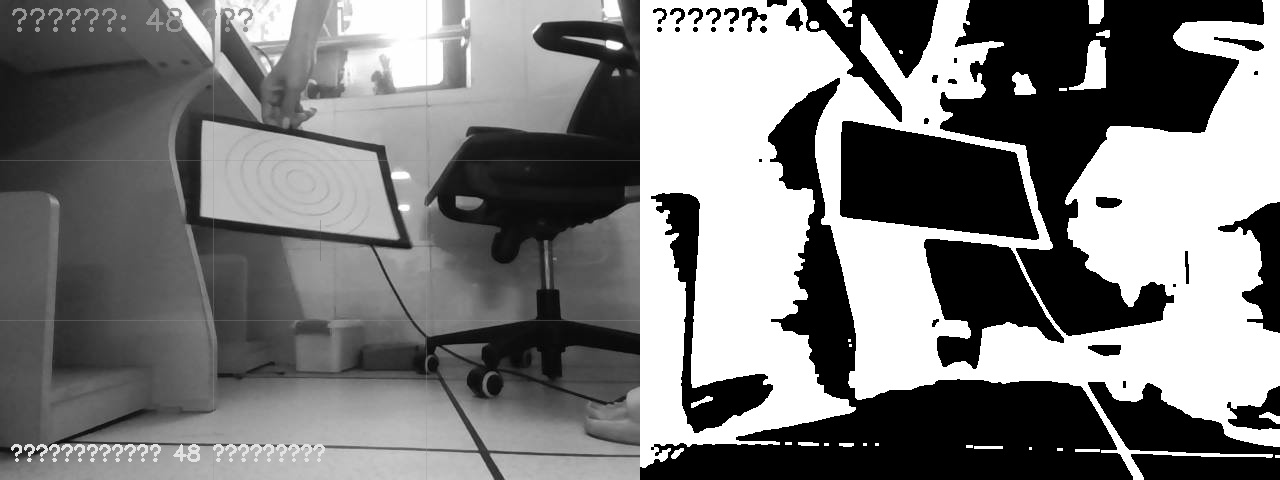
#> input picture data/images/debug/debug_012.jpg, 1280 x 480 px, given in place of the camera
$ python detector.py
#> lines starting #> are read from the running program, lines starting #| are printed output that depends on the picture; after the words box and inside, x2 and y2 are one past the last pixel; in counts of white or black regions, pixels touching at a corner belong together
### src/vision/camera.py
import cv2

class Camera:
    def __init__(self, index=0, format='MJPG', width=640, height=480, fps=30):
        self.cam = self.find_cam(index)
        self.cam.set(cv2.CAP_PROP_FOURCC, cv2.VideoWriter_fourcc(*format))
        self.cam.set(cv2.CAP_PROP_FRAME_WIDTH, width)
        self.cam.set(cv2.CAP_PROP_FRAME_HEIGHT, height)
        self.cam.set(cv2.CAP_PROP_FPS, fps)
        self.latest_frame = None
        self.has_frame = False

    def read(self):
        """
        非阻塞读取：立即返回最新帧
        如果摄像头有缓存，返回最新的一帧
        如果无新帧，返回上一次的帧
        """
        # 尝试 grab 最新帧（非阻塞）
        grabbed = self.cam.grab()

        if grabbed:
            # 有新帧，更新缓存
            ret, frame = self.cam.retrieve()
#> frame is the input picture: shape (480, 1280, 3); min 0, max 255, mean 122.7
#> ret = True
            if ret:
                self.latest_frame = frame
                self.has_frame = True
                return True, frame

        # 没有新帧，返回上一次的帧
        if self.has_frame:
            return True, self.latest_frame
        else:
            # 还没有任何帧，尝试阻塞读取一次
            ret, frame = self.cam.read()
            if ret:
                self.latest_frame = frame
                self.has_frame = True
            return ret, frame

    def read_blocking(self):
        """原始阻塞读取（保留，以备不时之需）"""
        return self.cam.read()

    def find_cam(self, index=30):
        max_tries = index + 20
        for i in range(index, max_tries):
            cam = cv2.VideoCapture(i, cv2.CAP_V4L2)
            if cam.isOpened():
                return cam
            cam.release()
        raise RuntimeError("Could not open any camera")

# [26 lines that do not run on import are left out]

### src/vision/pnp.py
# src/vision/pnp.py
import cv2
import numpy as np
import math

RAD2DEG = 180 / math.pi

class PNPSolver:
    """
    PnP 解算器：将 2D 角点 + 3D 模型 + 相机内参 → 6DOF 位姿

    输入：
        - 4 个 2D 角点（原始像素坐标，原点在图像左上角）
        - 3D 世界模型（靶心为原点）
        - 相机内参 K + 畸变系数 D

    输出：
        - tvec: 靶心在相机坐标系下的位置 (x, y, z)，单位：米
        - rvec: 靶子平面的姿态（旋转向量）
        - yaw, pitch: 云台控制角
        - distance: 靶子到相机的欧氏距离
    """

    def __init__(self, target_width=0.262, target_height=0.174):
        """
        参数：
            camera_matrix: 3x3 内参矩阵 K
            dist_coeffs:   畸变系数 (k1,k2,p1,p2,k3)
            target_width:  靶子物理宽度（米），默认 0.262
            target_height: 靶子物理高度（米），默认 0.174
        """
        self.camera_matrix = np.array([
            [581.516, 0.0,    385.208],
            [0.0,    582.147, 181.477],
            [0.0,    0.0,     1.0    ]
        ], dtype=np.float32)

        self.dist_coeffs =  np.array([
            [0.263, -0.361, -0.023, 0.052, 0.395]
        ], dtype=np.float32)

        self.W = target_width
        self.H = target_height

        # 3D 世界模型：原点在靶心，矩形在 z=0 平面
        self.object_points = self._build_object_model()

        # 状态
        self.tvec = None
        self.rvec = None
        self.success = False
        self.reprojection_error = -1.0
        self.center_projected = None  # 添加这一行

    def _build_object_model(self):
        """
        构建靶子的 3D 模型。
        原点 (0,0,0) 在靶心，z=0 为靶子平面。

        返回顺序必须与 order_points 一致：
        左上、右上、右下、左下
        """
        W_half = self.W / 2
        H_half = self.H / 2

        pts = np.array([
            [-W_half,  H_half, 0],  # 左上
            [ W_half,  H_half, 0],  # 右上
            [ W_half, -H_half, 0],  # 右下
            [-W_half, -H_half, 0]   # 左下
        ], dtype=np.float32)

        return pts

    # [109 lines left out: function solve, not called in this run]

    def is_valid(self):
        """检查上次解算是否有效"""
        return self.success

    def get_tvec(self):
        """获取靶心在相机坐标系的位置"""
        return self.tvec.copy() if self.tvec is not None else None

### src/vision/detector.py
# detector.py - 添加PNP中心显示
import cv2
import numpy as np
import math
import time
from src.vision.pnp import PNPSolver
from src.vision.camera import Camera

RAD2DEG = 180 / math.pi
DEG2RAD = math.pi / 180


# [35 lines left out: function angle_between_lines, not called in this run]


class Board:
    # [5 lines left out: function __init__, not called in this run]


class Detector:
    # [288 lines left out: functions __init__, process, order_points, compute_parallel_score, find_boards, select_board and 2 more, not called in this run]


if __name__ == "__main__":
    try:
        cam = Camera(index=3, width=640, height=480, fps=120)
    except Exception as e:
        print(f"摄像头初始化失败: {e}，尝试默认摄像头...")
        cam = Camera(index=1)

    pnp = PNPSolver()
    detector = Detector(rectangle_min_area=100, rectangle_max_area=500000, pnp_solver=pnp)

    fps = 0
    fps_last = 0
    fps_timer = time.time()

    cv2.namedWindow("Result", cv2.WINDOW_NORMAL)
    cv2.resizeWindow("Result", 640, 480)
    cv2.namedWindow("Binary", cv2.WINDOW_NORMAL)
    cv2.resizeWindow("Binary", 640, 480)

    while True:
        ret, frame = cam.read()
        if not ret:
            print("无法获取图像")
            break

        fps += 1
        if time.time() - fps_timer >= 1.0:
            fps_last = fps
            fps = 0
            fps_timer = time.time()

        cv2.putText(frame, f"FPS: {fps_last}", (10, 30),
                    cv2.FONT_HERSHEY_SIMPLEX, 0.6, (255, 255, 255), 2)
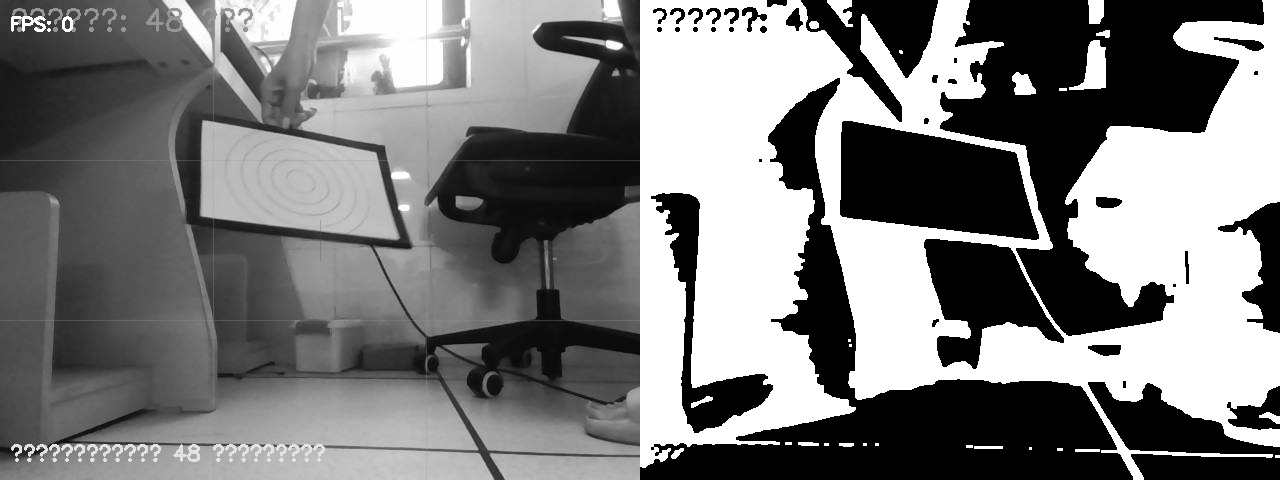
#> frame: shape (480, 1280, 3); 0.07% of pixels changed, all inside (x1, y1, x2, y2) = (11, 16, 73, 32)

        binary, board = detector.detect(frame)
#> in process, `_, binary = cv2.threshold(gray, 0, 255, cv2.THRESH_BINARY_INV + cv2.TH..`:
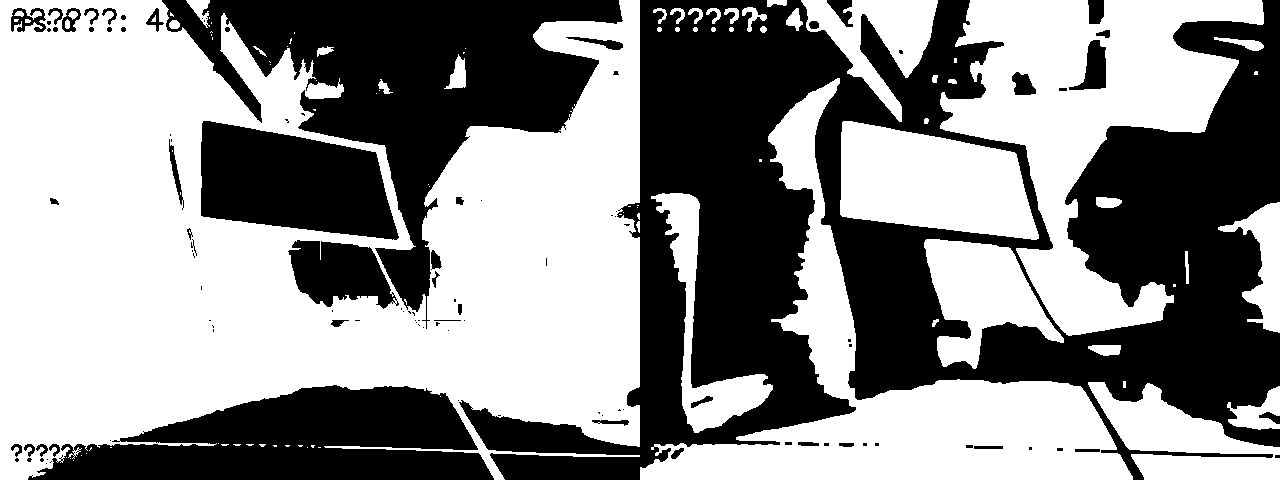
#> binary: shape (480, 1280); 55.4% white; 108 black regions (59 under 20 px)
#> in find_boards, `board_contours, hierarchy = cv2.findContours(binary, cv2.RETR_CCOMP, c..`: board_contours = 236 contours, 153 with area under 20; largest, box (x1, y1, x2, y2) and area: (0, 0, 640, 480) 217044, (940, 0, 1264, 336) 44846, (640, 78, 1133, 480) 43995, (200, 120, 400, 241) 17219, (840, 121, 1039, 240) 16757
#> the loop in find_boards, `for i, contour in enumerate(board_contours):` made 236 passes
#> after the loop in find_boards, `for i, contour in enumerate(board_contours):`: inner_contours = 139 items
#> the loop in find_boards, `for i, contour in target_contours:` made 139 passes
#> after the loop in find_boards, `for i, contour in target_contours:`: boards = []
#> board = None
        result = detector.draw_boards(frame)
#> in draw_boards, `cv2.drawMarker(result, self.frame_center, (0, 0, 255), markerType=cv2...`: result: shape (480, 1280, 3); 0.02% of pixels changed, all inside (x1, y1, x2, y2) = (629, 229, 652, 252)
#> in draw_boards, `cv2.putText(result, "No Board", (10, 30), cv2.FONT_HERSHEY_SIMPLEX, 0...`:
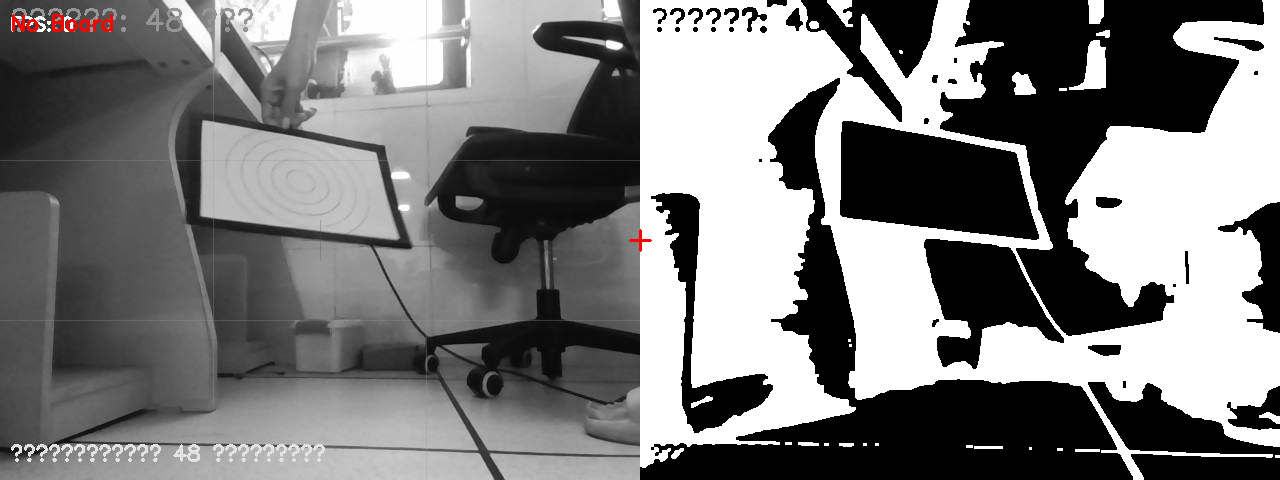
#> result: shape (480, 1280, 3); mean B, G, R 122.6, 122.6, 122.9

        cv2.imshow("Result", result)
        cv2.imshow("Binary", binary)

        key = cv2.waitKey(1) & 0xFF
#> (key q is pressed here)
        if key == ord('q'):
            break

    cam.cam.release()
    cv2.destroyAllWindows()

$ run again, on data/images/debug/debug_015.jpg
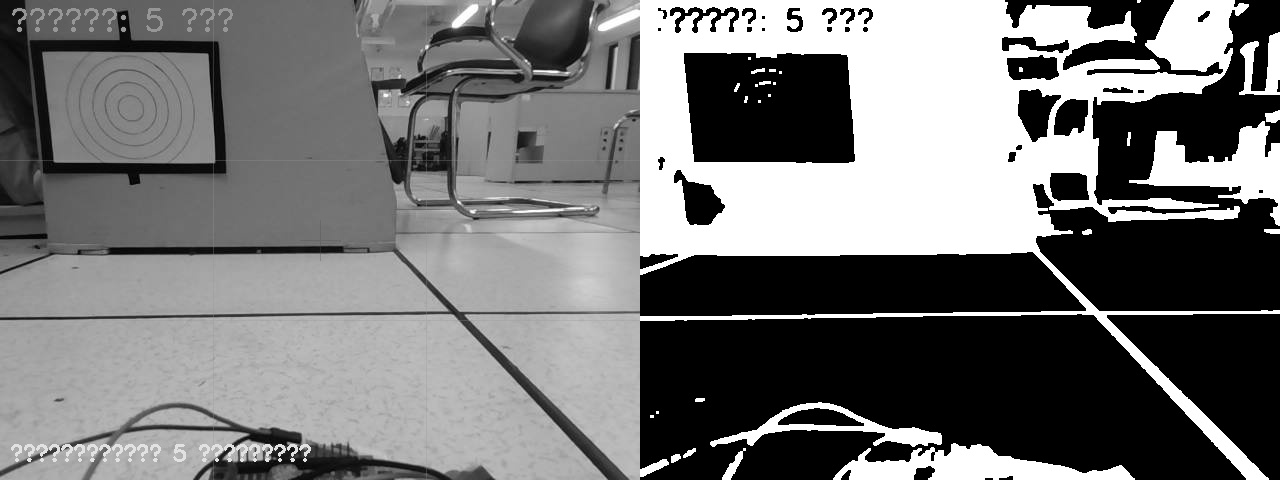
#> input picture data/images/debug/debug_015.jpg, 1280 x 480 px, given in place of the camera
#> in read, frame is the input picture: shape (480, 1280, 3); min 0, max 255, mean 116.4
#> ret = True
#> frame: shape (480, 1280, 3); 0.07% of pixels changed, all inside (x1, y1, x2, y2) = (11, 16, 73, 32)
#> in process, `_, binary = cv2.threshold(gray, 0, 255, cv2.THRESH_BINARY_INV + cv2.TH..`:
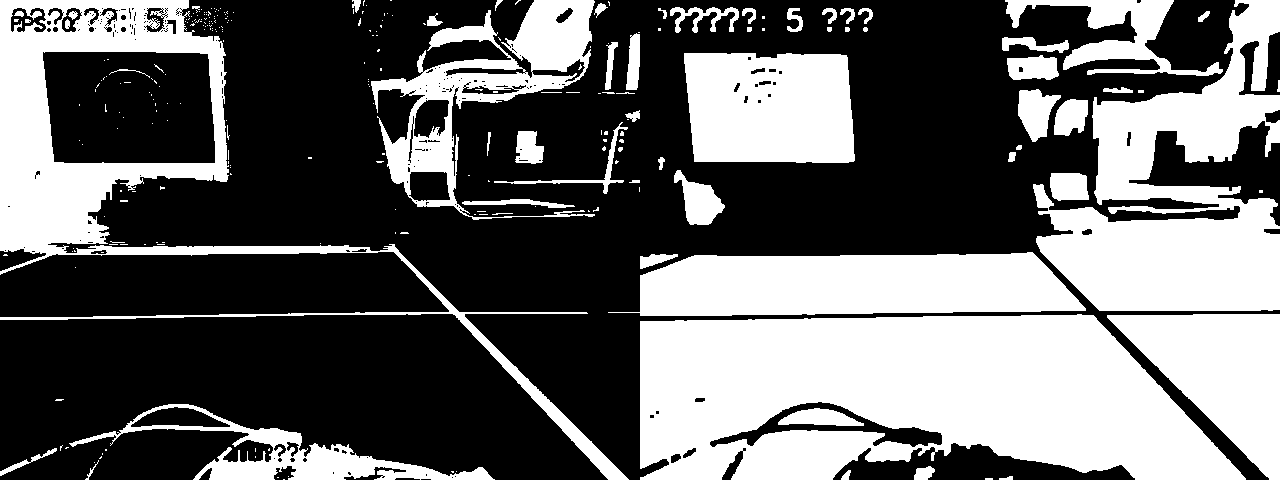
#> binary: shape (480, 1280); 40.1% white; 261 white regions (199 under 20 px)
#> board_contours = 548 contours, 456 with area under 20; largest, box (x1, y1, x2, y2) and area: (640, 314, 1246, 480) 78977, (0, 0, 629, 480) 51411, (1033, 0, 1280, 311) 37482, (608, 252, 1086, 316) 23804, (42, 51, 216, 164) 18334
#> the loop in find_boards, `for i, contour in enumerate(board_contours):` made 548 passes
#> after the loop in find_boards, `for i, contour in enumerate(board_contours):`: inner_contours = 287 items
#> the loop in find_boards, `for i, contour in target_contours:` made 287 passes
#> after the loop in find_boards, `for i, contour in target_contours:`: boards = 1 item
#> top_n = 1
#> candidates = 1 item
#> image_pts = [[42, 52], [207, 53], [215, 162], [54, 162]]
#> success = True; rvec = [-3.04, 0.0477, -0.171]; tvec = [-0.426, -0.114, 0.954]
#> reproj_points = [[41.56, 51.06], [207.4, 53.9], [214.6, 161.2], [54.41, 162.9]]
#> error = 0.97
#> center_3d = [[0, 0, 0]]
#> center_projected = [[131.3, 108.8]]
#> self.tvec = [-0.426, -0.114, 0.954]
#> self.rvec = [-3.04, 0.0477, -0.171]
#> self.reprojection_error = 0.97
#> self.center_projected = [[131.3, 108.8]]
#> x = -0.426; y = -0.114; z = 0.954
#> distance = 1.05
#> yaw = -24.06
#> pitch = 6.82
#> in solve, `result = { 'success': True, 'tvec': (x, y, z), 'rvec': tuple(self.rvec..`: result = {'success': True, 'tvec': (-0.426, -0.114, 0.954), 'rvec': (-3.04, 0.0477, -0.171), 'yaw': -24.06, 'pitch': 6.82, 'distance': 1.05, 'error': 0.97, 'center_projected': [[131.3, 108.8]]}
#> pnp_result has the same summary as result in solve
#> pts = [[42, 52], [207, 53], [215, 162], [54, 162]]
#> the loop in draw_boards, `for pt in board.points:` made 4 passes
#> self.camera_center = (511, 133)
#> offset_text = 'offset: (511.0, 133.0)'
#> in draw_boards, `cv2.putText(result, offset_text, (10, y_offset + 10), cv2.FONT_HERSHEY..`:
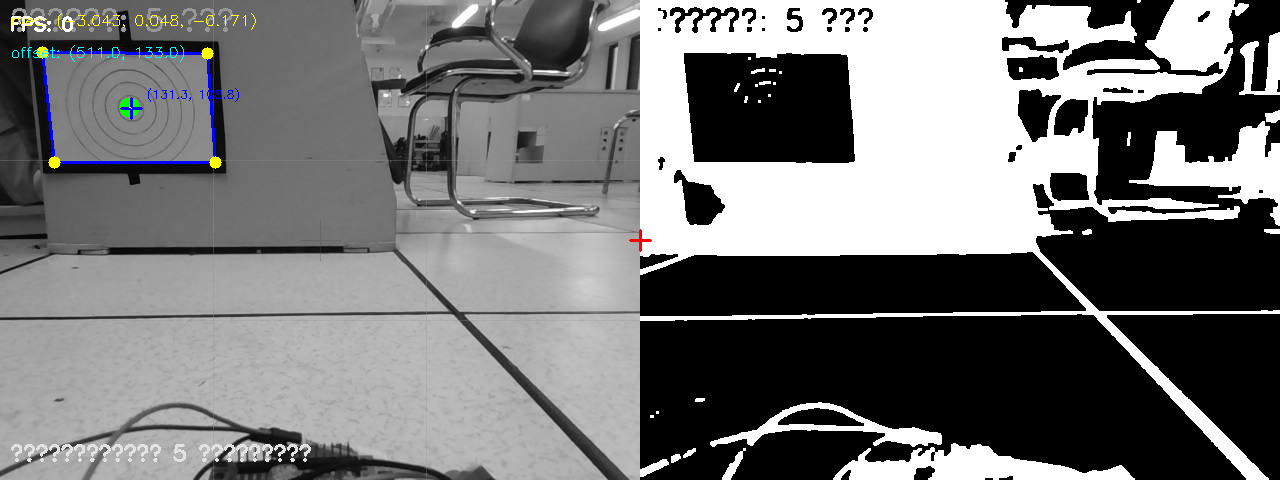
#> result: shape (480, 1280, 3); mean B, G, R 116.9, 116.6, 116.4

$ run again, on data/images/debug/debug_016.jpg
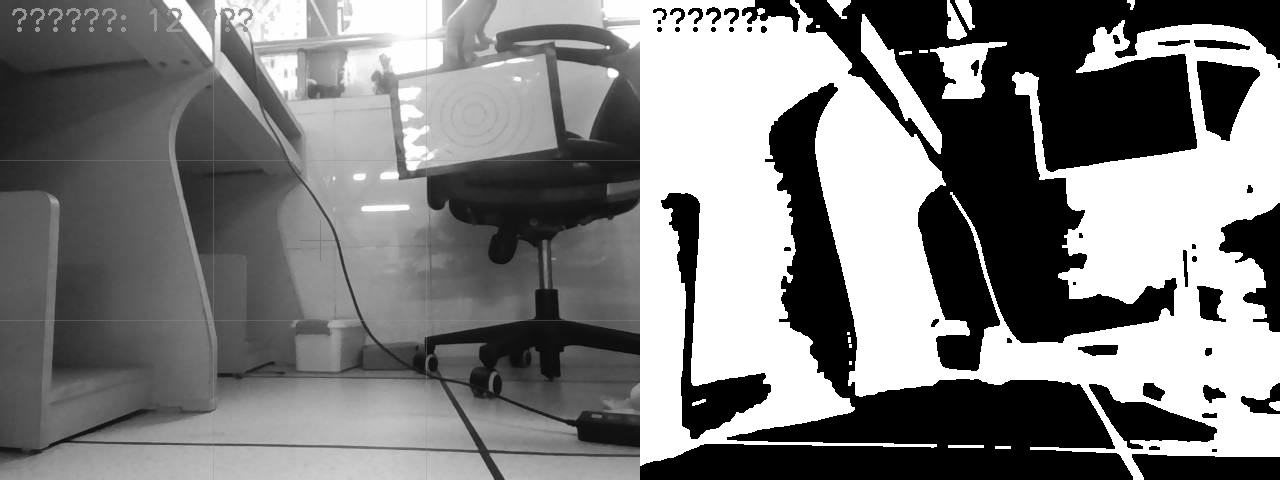
#> input picture data/images/debug/debug_016.jpg, 1280 x 480 px, given in place of the camera
#> in read, frame is the input picture: shape (480, 1280, 3); min 0, max 255, mean 125.5
#> ret = True
#> frame: shape (480, 1280, 3); 0.07% of pixels changed, all inside (x1, y1, x2, y2) = (11, 16, 73, 32)
#> in process, `_, binary = cv2.threshold(gray, 0, 255, cv2.THRESH_BINARY_INV + cv2.TH..`:
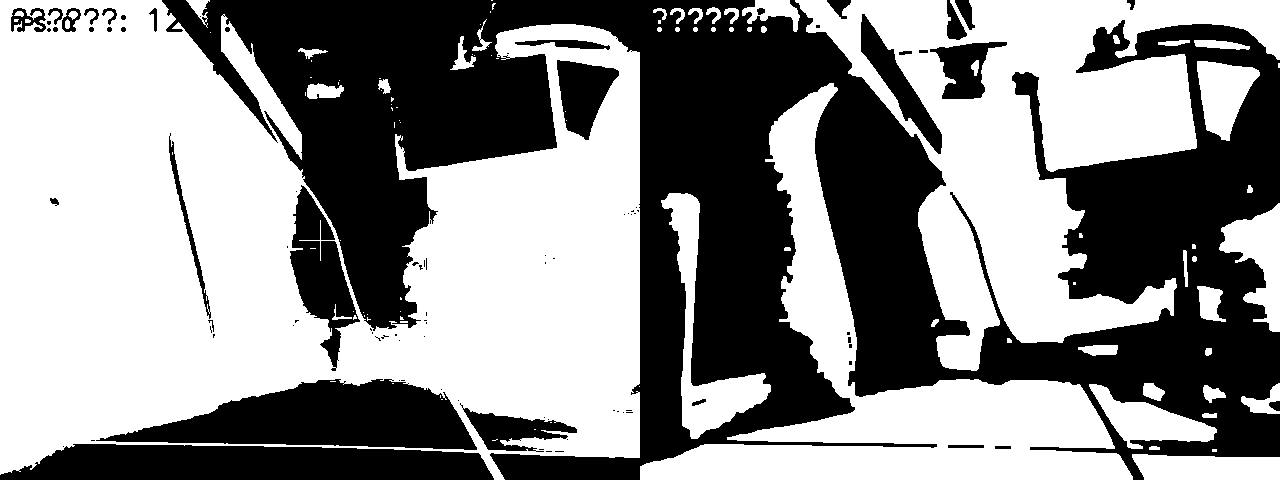
#> binary: shape (480, 1280); 55.5% white; 91 black regions (56 under 20 px)
#> board_contours = 214 contours, 142 with area under 20; largest, box (x1, y1, x2, y2) and area: (0, 0, 640, 480) 223448, (795, 0, 1280, 371) 76526, (640, 83, 1133, 480) 44922, (95, 378, 478, 451) 16431, (661, 193, 771, 439) 6151
#> the loop in find_boards, `for i, contour in enumerate(board_contours):` made 214 passes
#> after the loop in find_boards, `for i, contour in enumerate(board_contours):`: inner_contours = 111 items
#> the loop in find_boards, `for i, contour in target_contours:` made 111 passes
#> after the loop in find_boards, `for i, contour in target_contours:`: boards = []
#> board = None
#> in draw_boards, `cv2.putText(result, "No Board", (10, 30), cv2.FONT_HERSHEY_SIMPLEX, 0...`:
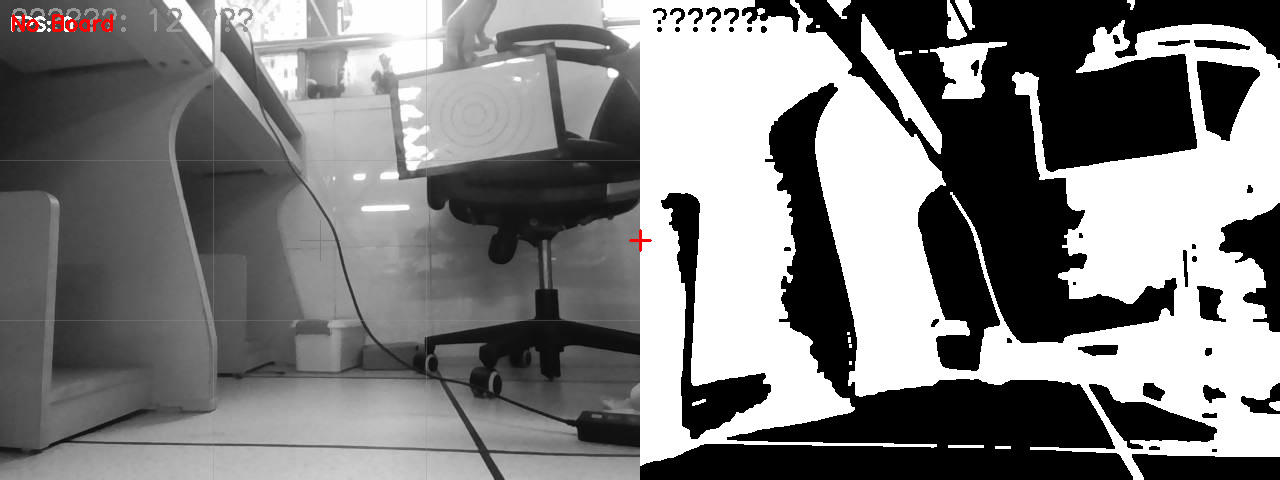
#> result: shape (480, 1280, 3); mean B, G, R 125.4, 125.4, 125.7
